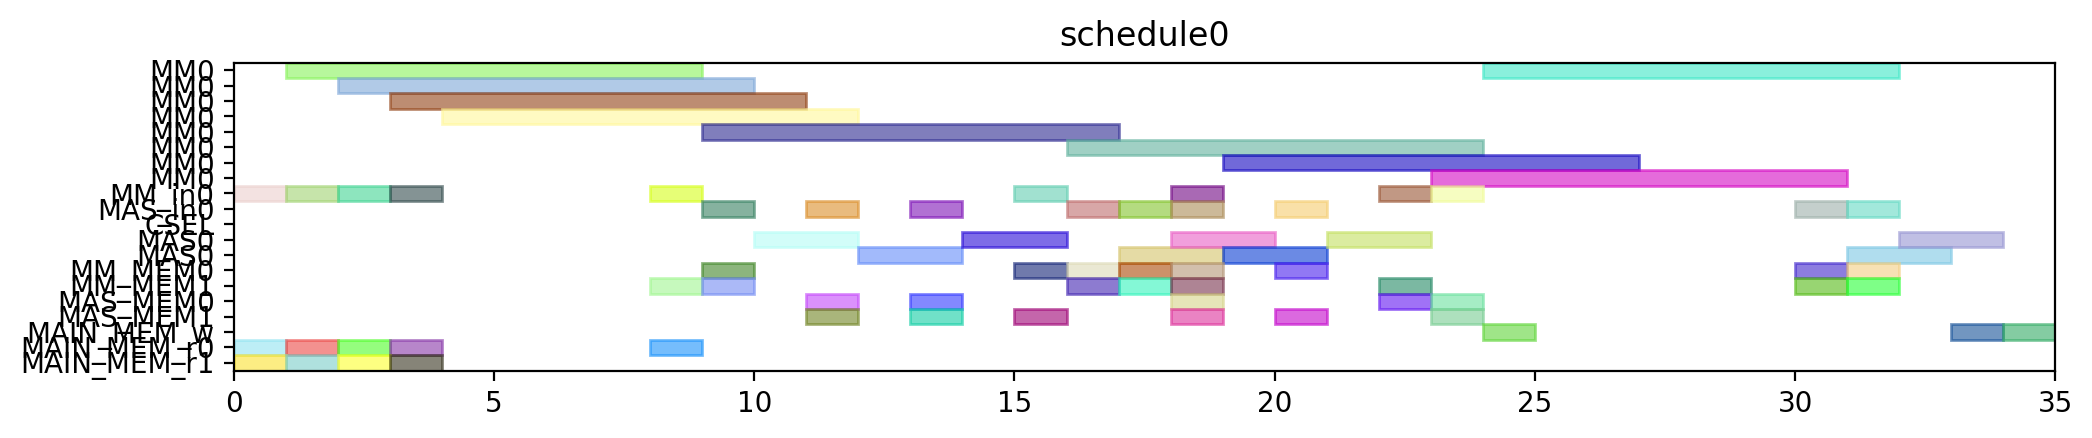

The Python source for this figure:
from pyschedule import Scenario, solvers, plotters, alt


def solve():
	horizon = 120
	S = Scenario("schedule0", horizon=horizon)

	# resource
	MM = S.Resources('MM', num=1, size=8)
	MM_in = S.Resources('MM_in', num=1)
	MAS_in = S.Resources('MAS_in', num=1)
	CSEL = S.Resource('CSEL')
	MAS = S.Resources('MAS', num=1, size=2, periods=range(1, horizon))
	MM_MEM = S.Resources('MM_MEM', num=2)
	MAS_MEM = S.Resources('MAS_MEM', num=2)
	MAIN_MEM_w = S.Resource('MAIN_MEM_w', size=1)
	MAIN_MEM_r = S.Resources('MAIN_MEM_r', num=2)

	# result of previous scheduling

	# new tasks
	t0 = S.Task('t0', length=8, delay_cost=1)
	t0 += alt(MM)
	t0_in = S.Task('t0_in', length=1, delay_cost=1)
	t0_in += alt(MM_in)
	S += t0_in*MM_in[0]<=t0*MM[0]
	t0_mem0 = S.Task('t0_mem0', length=1, delay_cost=1)
	t0_mem0 += MAIN_MEM_r[0]
	S += t0_mem0 <= t0

	t0_mem1 = S.Task('t0_mem1', length=1, delay_cost=1)
	t0_mem1 += MAIN_MEM_r[1]
	S += t0_mem1 <= t0

	t3 = S.Task('t3', length=8, delay_cost=1)
	t3 += alt(MM)
	t3_in = S.Task('t3_in', length=1, delay_cost=1)
	t3_in += alt(MM_in)
	S += t3_in*MM_in[0]<=t3*MM[0]
	t3_mem0 = S.Task('t3_mem0', length=1, delay_cost=1)
	t3_mem0 += MAIN_MEM_r[0]
	S += t3_mem0 <= t3

	t3_mem1 = S.Task('t3_mem1', length=1, delay_cost=1)
	t3_mem1 += MAIN_MEM_r[1]
	S += t3_mem1 <= t3

	t1 = S.Task('t1', length=8, delay_cost=1)
	t1 += alt(MM)
	t1_in = S.Task('t1_in', length=1, delay_cost=1)
	t1_in += alt(MM_in)
	S += t1_in*MM_in[0]<=t1*MM[0]
	t1_mem0 = S.Task('t1_mem0', length=1, delay_cost=1)
	t1_mem0 += MAIN_MEM_r[0]
	S += t1_mem0 <= t1

	t1_mem1 = S.Task('t1_mem1', length=1, delay_cost=1)
	t1_mem1 += MAIN_MEM_r[1]
	S += t1_mem1 <= t1

	t2 = S.Task('t2', length=8, delay_cost=1)
	t2 += alt(MM)
	t2_in = S.Task('t2_in', length=1, delay_cost=1)
	t2_in += alt(MM_in)
	S += t2_in*MM_in[0]<=t2*MM[0]
	t2_mem0 = S.Task('t2_mem0', length=1, delay_cost=1)
	t2_mem0 += MAIN_MEM_r[0]
	S += t2_mem0 <= t2

	t2_mem1 = S.Task('t2_mem1', length=1, delay_cost=1)
	t2_mem1 += MAIN_MEM_r[1]
	S += t2_mem1 <= t2

	t4 = S.Task('t4', length=8, delay_cost=1)
	t4 += alt(MM)
	t4_in = S.Task('t4_in', length=1, delay_cost=1)
	t4_in += alt(MM_in)
	S += t4_in*MM_in[0]<=t4*MM[0]
	t4_mem0 = S.Task('t4_mem0', length=1, delay_cost=1)
	t4_mem0 += MAIN_MEM_r[0]
	S += t4_mem0 <= t4

	t4_mem1 = S.Task('t4_mem1', length=1, delay_cost=1)
	t4_mem1 += alt(MM_MEM)
	S += (t2*MM[0])-1 < t4_mem1*MM_MEM[1]
	S += t4_mem1 <= t4

	t5 = S.Task('t5', length=2, delay_cost=1)
	t5 += alt(MAS)
	t5_in = S.Task('t5_in', length=1, delay_cost=1)
	t5_in += alt(MAS_in)
	S += t5_in*MAS_in[0]<=t5*MAS[0]

	t5_mem0 = S.Task('t5_mem0', length=1, delay_cost=1)
	t5_mem0 += alt(MM_MEM)
	S += (t0*MM[0])-1 < t5_mem0*MM_MEM[0]
	S += t5_mem0 <= t5

	t5_mem1 = S.Task('t5_mem1', length=1, delay_cost=1)
	t5_mem1 += alt(MM_MEM)
	S += (t0*MM[0])-1 < t5_mem1*MM_MEM[1]
	S += t5_mem1 <= t5

	t6 = S.Task('t6', length=2, delay_cost=1)
	t6 += alt(MAS)
	t6_in = S.Task('t6_in', length=1, delay_cost=1)
	t6_in += alt(MAS_in)
	S += t6_in*MAS_in[0]<=t6*MAS[0]

	t6_mem0 = S.Task('t6_mem0', length=1, delay_cost=1)
	t6_mem0 += alt(MAS_MEM)
	S += (t5*MAS[0])-1 < t6_mem0*MAS_MEM[0]
	S += t6_mem0 <= t6

	t6_mem1 = S.Task('t6_mem1', length=1, delay_cost=1)
	t6_mem1 += alt(MAS_MEM)
	S += (t5*MAS[0])-1 < t6_mem1*MAS_MEM[1]
	S += t6_mem1 <= t6

	t9 = S.Task('t9', length=2, delay_cost=1)
	t9 += alt(MAS)
	t9_in = S.Task('t9_in', length=1, delay_cost=1)
	t9_in += alt(MAS_in)
	S += t9_in*MAS_in[0]<=t9*MAS[0]

	t9_mem0 = S.Task('t9_mem0', length=1, delay_cost=1)
	t9_mem0 += alt(MM_MEM)
	S += (t0*MM[0])-1 < t9_mem0*MM_MEM[0]
	S += t9_mem0 <= t9

	t9_mem1 = S.Task('t9_mem1', length=1, delay_cost=1)
	t9_mem1 += alt(MM_MEM)
	S += (t4*MM[0])-1 < t9_mem1*MM_MEM[1]
	S += t9_mem1 <= t9

	t10 = S.Task('t10', length=2, delay_cost=1)
	t10 += alt(MAS)
	t10_in = S.Task('t10_in', length=1, delay_cost=1)
	t10_in += alt(MAS_in)
	S += t10_in*MAS_in[0]<=t10*MAS[0]

	t10_mem0 = S.Task('t10_mem0', length=1, delay_cost=1)
	t10_mem0 += alt(MM_MEM)
	S += (t4*MM[0])-1 < t10_mem0*MM_MEM[0]
	S += t10_mem0 <= t10

	t10_mem1 = S.Task('t10_mem1', length=1, delay_cost=1)
	t10_mem1 += alt(MM_MEM)
	S += (t4*MM[0])-1 < t10_mem1*MM_MEM[1]
	S += t10_mem1 <= t10

	t7 = S.Task('t7', length=2, delay_cost=1)
	t7 += alt(MAS)
	t7_in = S.Task('t7_in', length=1, delay_cost=1)
	t7_in += alt(MAS_in)
	S += t7_in*MAS_in[0]<=t7*MAS[0]

	t7_mem0 = S.Task('t7_mem0', length=1, delay_cost=1)
	t7_mem0 += alt(MAS_MEM)
	S += (t6*MAS[0])-1 < t7_mem0*MAS_MEM[0]
	S += t7_mem0 <= t7

	t7_mem1 = S.Task('t7_mem1', length=1, delay_cost=1)
	t7_mem1 += alt(MAS_MEM)
	S += (t6*MAS[0])-1 < t7_mem1*MAS_MEM[1]
	S += t7_mem1 <= t7

	t11 = S.Task('t11', length=2, delay_cost=1)
	t11 += alt(MAS)
	t11_in = S.Task('t11_in', length=1, delay_cost=1)
	t11_in += alt(MAS_in)
	S += t11_in*MAS_in[0]<=t11*MAS[0]

	t11_mem0 = S.Task('t11_mem0', length=1, delay_cost=1)
	t11_mem0 += alt(MAS_MEM)
	S += (t10*MAS[0])-1 < t11_mem0*MAS_MEM[0]
	S += t11_mem0 <= t11

	t11_mem1 = S.Task('t11_mem1', length=1, delay_cost=1)
	t11_mem1 += alt(MM_MEM)
	S += (t4*MM[0])-1 < t11_mem1*MM_MEM[1]
	S += t11_mem1 <= t11

	t8 = S.Task('t8', length=8, delay_cost=1)
	t8 += alt(MM)
	t8_in = S.Task('t8_in', length=1, delay_cost=1)
	t8_in += alt(MM_in)
	S += t8_in*MM_in[0]<=t8*MM[0]
	t8_mem0 = S.Task('t8_mem0', length=1, delay_cost=1)
	t8_mem0 += alt(MM_MEM)
	S += (t4*MM[0])-1 < t8_mem0*MM_MEM[0]
	S += t8_mem0 <= t8

	t8_mem1 = S.Task('t8_mem1', length=1, delay_cost=1)
	t8_mem1 += alt(MAS_MEM)
	S += (t7*MAS[0])-1 < t8_mem1*MAS_MEM[1]
	S += t8_mem1 <= t8

	new_PZ = S.Task('new_PZ', length=8, delay_cost=1)
	new_PZ += alt(MM)
	new_PZ_in = S.Task('new_PZ_in', length=1, delay_cost=1)
	new_PZ_in += alt(MM_in)
	S += new_PZ_in*MM_in[0]<=new_PZ*MM[0]
	S += 0<new_PZ

	new_PZ_w = S.Task('new_PZ_w', length=1, delay_cost=1)
	new_PZ_w += alt(MAIN_MEM_w)
	S += new_PZ <= new_PZ_w

	new_PZ_mem0 = S.Task('new_PZ_mem0', length=1, delay_cost=1)
	new_PZ_mem0 += alt(MM_MEM)
	S += (t1*MM[0])-1 < new_PZ_mem0*MM_MEM[0]
	S += new_PZ_mem0 <= new_PZ

	new_PZ_mem1 = S.Task('new_PZ_mem1', length=1, delay_cost=1)
	new_PZ_mem1 += alt(MAS_MEM)
	S += (t7*MAS[0])-1 < new_PZ_mem1*MAS_MEM[1]
	S += new_PZ_mem1 <= new_PZ

	t12 = S.Task('t12', length=2, delay_cost=1)
	t12 += alt(MAS)
	t12_in = S.Task('t12_in', length=1, delay_cost=1)
	t12_in += alt(MAS_in)
	S += t12_in*MAS_in[0]<=t12*MAS[0]

	t12_mem0 = S.Task('t12_mem0', length=1, delay_cost=1)
	t12_mem0 += alt(MM_MEM)
	S += (t0*MM[0])-1 < t12_mem0*MM_MEM[0]
	S += t12_mem0 <= t12

	t12_mem1 = S.Task('t12_mem1', length=1, delay_cost=1)
	t12_mem1 += alt(MAS_MEM)
	S += (t11*MAS[0])-1 < t12_mem1*MAS_MEM[1]
	S += t12_mem1 <= t12

	t13 = S.Task('t13', length=8, delay_cost=1)
	t13 += alt(MM)
	t13_in = S.Task('t13_in', length=1, delay_cost=1)
	t13_in += alt(MM_in)
	S += t13_in*MM_in[0]<=t13*MM[0]
	t13_mem0 = S.Task('t13_mem0', length=1, delay_cost=1)
	t13_mem0 += alt(MAS_MEM)
	S += (t12*MAS[0])-1 < t13_mem0*MAS_MEM[0]
	S += t13_mem0 <= t13

	t13_mem1 = S.Task('t13_mem1', length=1, delay_cost=1)
	t13_mem1 += alt(MAS_MEM)
	S += (t9*MAS[0])-1 < t13_mem1*MAS_MEM[1]
	S += t13_mem1 <= t13

	t14 = S.Task('t14', length=8, delay_cost=1)
	t14 += alt(MM)
	t14_in = S.Task('t14_in', length=1, delay_cost=1)
	t14_in += alt(MM_in)
	S += t14_in*MM_in[0]<=t14*MM[0]
	t14_mem0 = S.Task('t14_mem0', length=1, delay_cost=1)
	t14_mem0 += alt(MAS_MEM)
	S += (t12*MAS[0])-1 < t14_mem0*MAS_MEM[0]
	S += t14_mem0 <= t14

	t14_mem1 = S.Task('t14_mem1', length=1, delay_cost=1)
	t14_mem1 += alt(MM_MEM)
	S += (t3*MM[0])-1 < t14_mem1*MM_MEM[1]
	S += t14_mem1 <= t14

	new_PY = S.Task('new_PY', length=2, delay_cost=1)
	new_PY += alt(MAS)
	new_PY_in = S.Task('new_PY_in', length=1, delay_cost=1)
	new_PY_in += alt(MAS_in)
	S += new_PY_in*MAS_in[0]<=new_PY*MAS[0]

	S += 0<new_PY

	new_PY_w = S.Task('new_PY_w', length=1, delay_cost=1)
	new_PY_w += alt(MAIN_MEM_w)
	S += new_PY <= new_PY_w

	new_PY_mem0 = S.Task('new_PY_mem0', length=1, delay_cost=1)
	new_PY_mem0 += alt(MM_MEM)
	S += (t8*MM[0])-1 < new_PY_mem0*MM_MEM[0]
	S += new_PY_mem0 <= new_PY

	new_PY_mem1 = S.Task('new_PY_mem1', length=1, delay_cost=1)
	new_PY_mem1 += alt(MM_MEM)
	S += (t13*MM[0])-1 < new_PY_mem1*MM_MEM[1]
	S += new_PY_mem1 <= new_PY

	new_PX = S.Task('new_PX', length=2, delay_cost=1)
	new_PX += alt(MAS)
	new_PX_in = S.Task('new_PX_in', length=1, delay_cost=1)
	new_PX_in += alt(MAS_in)
	S += new_PX_in*MAS_in[0]<=new_PX*MAS[0]

	S += 0<new_PX

	new_PX_w = S.Task('new_PX_w', length=1, delay_cost=1)
	new_PX_w += alt(MAIN_MEM_w)
	S += new_PX <= new_PX_w

	new_PX_mem0 = S.Task('new_PX_mem0', length=1, delay_cost=1)
	new_PX_mem0 += alt(MM_MEM)
	S += (t14*MM[0])-1 < new_PX_mem0*MM_MEM[0]
	S += new_PX_mem0 <= new_PX

	new_PX_mem1 = S.Task('new_PX_mem1', length=1, delay_cost=1)
	new_PX_mem1 += alt(MM_MEM)
	S += (t14*MM[0])-1 < new_PX_mem1*MM_MEM[1]
	S += new_PX_mem1 <= new_PX

	solvers.mip.solve(S,msg=1,kind='CPLEX',ratio_gap=1.01)

	solution = [['hoge']*len(S.solution()[1]) for i in range(len(S.solution()))]
	for i in range(len(S.solution())):
		for j in range(len(S.solution()[i])):
			solution[i][j]=str(S.solution()[i][j])
	print(solution)

	cycles = int(solution[-1][3])

	pic_file_name = "/mnt/rose/usr1/fukuda/ABE/multiRAM_multiMAS_16mux/scheduling_result/stage8MM1_stage2MAS1/EP_DBL_A_0/schedule0.png"
	if(S.solution() != []):
		plotters.matplotlib.plot(S,img_filename=pic_file_name, show_task_labels=False, fig_size=(cycles*0.25+3, 2))

	return solution
